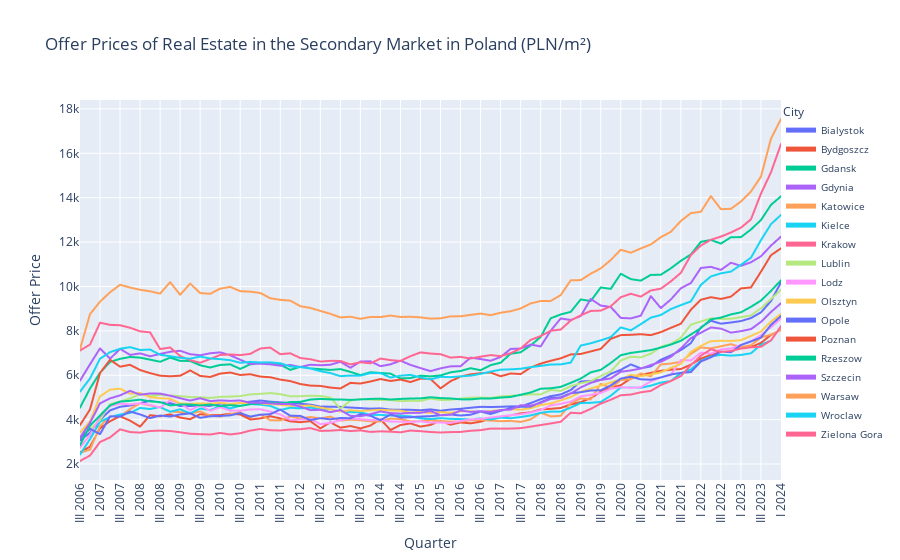

Here is the notebook cell this chart was saved with:
### Code cell
# Create a line plot using Plotly Express
fig_secondary_offer = px.line(
    secondary_market_offer_prices_df_melted,  # DataFrame containing the melted data
    x='Quarter',                            # Column to be used for the x-axis
    y='Offer Price',                        # Column to be used for the y-axis
    color='City',                           # Column to be used for coloring lines
    title='Offer Prices of Real Estate in the Secondary Market in Poland (PLN/m²)'  # Title of the plot
)

# Update layout of the figure
fig_secondary_offer.update_layout(
    xaxis=dict(
        tickangle=-90  # Rotate x-axis labels for better readability
    ),
    legend=dict(
        yanchor="top",               # Position the legend at the top
        y=1.0,                       # Vertical position of the legend
        xanchor="left",              # Horizontal alignment of the legend
        x=1.0,                       # Horizontal position of the legend
        font=dict(size=10),          # Font size of the legend text
        traceorder="normal",         # Order of traces in the legend
        itemsizing='constant'        # Ensure all items in the legend are of constant size
    )
)

# Show the plot
fig_secondary_offer.show()

### Figure 1 — Plotly figure (JSON) as saved in the notebook; plotly's stock layout.template omitted (floating-point values rounded to 4 significant figures)
{"data": [{"hovertemplate": "City=Bialystok<br>Quarter=%{x}<br>Offer Price=%{y}<extra></extra>", "legendgroup": "Bialystok", "line": {"color": "#636efa", "dash": "solid"}, "marker": {"symbol": "circle"}, "mode": "lines", "name": "Bialystok", "showlegend": true, "type": "scattergl", "x": ["III 2006", "IV 2006", "I 2007", "II 2007", "III 2007", "IV 2007", "I 2008", "II 2008", "III 2008", "IV 2008", "I 2009", "II 2009", "III 2009", "IV 2009", "I 2010", "II 2010", "III 2010", "IV 2010", "I 2011", "II 2011", "III 2011", "IV 2011", "I 2012", "II 2012", "III 2012", "IV 2012", "I 2013", "II 2013", "III 2013", "IV 2013", "I 2014", "II 2014", "III 2014", "IV 2014", "I 2015", "II 2015", "III 2015", "IV 2015", "I 2016", "II 2016", "III 2016", "IV 2016", "I 2017", "II 2017", "III 2017", "IV 2017", "I 2018", "II 2018", "III 2018", "IV 2018", "I 2019", "II 2019", "III 2019", "IV 2019", "I 2020", "II 2020", "III 2020", "IV 2020", "I 2021", "II 2021", "III 2021", "IV 2021", "I 2022", "II 2022", "III 2022", "IV 2022", "I 2023", "II 2023", "III 2023", "IV 2023", "I 2024"], "xaxis": "x", "y": [3070, 3408, 3986, 4418, 4580, 4637, 4738, 4853, 4777, 4744, 4613, 4614, 4641, 4620, 4729, 4709, 4752, 4809, 4862, 4810, 4778, 4754, 4724, 4674, 4588, 4583, 4576, 4546, 4520, 4494, 4510, 4450, 4443, 4445, 4423, 4463, 4402, 4456, 4488, 4536, 4578, 4568, 4580, 4597, 4597, 4746, 4921, 5059, 5134, 5333, 5718, 5743, 5794, 6063, 6245, 6488, 6312, 6398, 6700, 6892, 7133, 7448, 8160, 8456, 8324, 8377, 8442, 8576, 8834, 9343, 10184], "yaxis": "y"}, {"hovertemplate": "City=Bydgoszcz<br>Quarter=%{x}<br>Offer Price=%{y}<extra></extra>", "legendgroup": "Bydgoszcz", "line": {"color": "#EF553B", "dash": "solid"}, "marker": {"symbol": "circle"}, "mode": "lines", "name": "Bydgoszcz", "showlegend": true, "type": "scattergl", "x": ["III 2006", "IV 2006", "I 2007", "II 2007", "III 2007", "IV 2007", "I 2008", "II 2008", "III 2008", "IV 2008", "I 2009", "II 2009", "III 2009", "IV 2009", "I 2010", "II 2010", "III 2010", "IV 2010", "I 2011", "II 2011", "III 2011", "IV 2011", "I 2012", "II 2012", "III 2012", "IV 2012", "I 2013", "II 2013", "III 2013", "IV 2013", "I 2014", "II 2014", "III 2014", "IV 2014", "I 2015", "II 2015", "III 2015", "IV 2015", "I 2016", "II 2016", "III 2016", "IV 2016", "I 2017", "II 2017", "III 2017", "IV 2017", "I 2018", "II 2018", "III 2018", "IV 2018", "I 2019", "II 2019", "III 2019", "IV 2019", "I 2020", "II 2020", "III 2020", "IV 2020", "I 2021", "II 2021", "III 2021", "IV 2021", "I 2022", "II 2022", "III 2022", "IV 2022", "I 2023", "II 2023", "III 2023", "IV 2023", "I 2024"], "xaxis": "x", "y": [2530, 2784, 3607, 3932, 4150, 3956, 3685, 4202, 4151, 4240, 4095, 4017, 4244, 4203, 4202, 4270, 4233, 4005, 4055, 4153, 4058, 3923, 3885, 3932, 3606, 3882, 3639, 3713, 3607, 3736, 4019, 3536, 3758, 3830, 3685, 3765, 3949, 3774, 3875, 3834, 3909, 4048, 4123, 4195, 4285, 4328, 4460, 4488, 4526, 4684, 4789, 4970, 5252, 5430, 5553, 5851, 6013, 6107, 6201, 6252, 6282, 6477, 6753, 6921, 7058, 7052, 7252, 7263, 7461, 7819, 8047], "yaxis": "y"}, {"hovertemplate": "City=Gdansk<br>Quarter=%{x}<br>Offer Price=%{y}<extra></extra>", "legendgroup": "Gdansk", "line": {"color": "#00cc96", "dash": "solid"}, "marker": {"symbol": "circle"}, "mode": "lines", "name": "Gdansk", "showlegend": true, "type": "scattergl", "x": ["III 2006", "IV 2006", "I 2007", "II 2007", "III 2007", "IV 2007", "I 2008", "II 2008", "III 2008", "IV 2008", "I 2009", "II 2009", "III 2009", "IV 2009", "I 2010", "II 2010", "III 2010", "IV 2010", "I 2011", "II 2011", "III 2011", "IV 2011", "I 2012", "II 2012", "III 2012", "IV 2012", "I 2013", "II 2013", "III 2013", "IV 2013", "I 2014", "II 2014", "III 2014", "IV 2014", "I 2015", "II 2015", "III 2015", "IV 2015", "I 2016", "II 2016", "III 2016", "IV 2016", "I 2017", "II 2017", "III 2017", "IV 2017", "I 2018", "II 2018", "III 2018", "IV 2018", "I 2019", "II 2019", "III 2019", "IV 2019", "I 2020", "II 2020", "III 2020", "IV 2020", "I 2021", "II 2021", "III 2021", "IV 2021", "I 2022", "II 2022", "III 2022", "IV 2022", "I 2023", "II 2023", "III 2023", "IV 2023", "I 2024"], "xaxis": "x", "y": [4541, 5406, 6115, 6602, 6740, 6824, 6795, 6704, 6608, 6793, 6648, 6644, 6449, 6350, 6465, 6491, 6286, 6494, 6536, 6573, 6472, 6242, 6384, 6310, 6274, 6240, 6278, 6152, 6007, 6136, 6103, 6073, 5858, 5873, 5982, 5949, 5993, 6133, 6193, 6319, 6226, 6455, 6566, 6970, 7035, 7345, 7727, 8567, 8740, 8856, 9415, 9345, 9956, 9893, 10573, 10332, 10264, 10523, 10529, 10819, 11156, 11444, 12012, 12097, 11931, 12219, 12223, 12568, 12995, 13678, 14064], "yaxis": "y"}, {"hovertemplate": "City=Gdynia<br>Quarter=%{x}<br>Offer Price=%{y}<extra></extra>", "legendgroup": "Gdynia", "line": {"color": "#ab63fa", "dash": "solid"}, "marker": {"symbol": "circle"}, "mode": "lines", "name": "Gdynia", "showlegend": true, "type": "scattergl", "x": ["III 2006", "IV 2006", "I 2007", "II 2007", "III 2007", "IV 2007", "I 2008", "II 2008", "III 2008", "IV 2008", "I 2009", "II 2009", "III 2009", "IV 2009", "I 2010", "II 2010", "III 2010", "IV 2010", "I 2011", "II 2011", "III 2011", "IV 2011", "I 2012", "II 2012", "III 2012", "IV 2012", "I 2013", "II 2013", "III 2013", "IV 2013", "I 2014", "II 2014", "III 2014", "IV 2014", "I 2015", "II 2015", "III 2015", "IV 2015", "I 2016", "II 2016", "III 2016", "IV 2016", "I 2017", "II 2017", "III 2017", "IV 2017", "I 2018", "II 2018", "III 2018", "IV 2018", "I 2019", "II 2019", "III 2019", "IV 2019", "I 2020", "II 2020", "III 2020", "IV 2020", "I 2021", "II 2021", "III 2021", "IV 2021", "I 2022", "II 2022", "III 2022", "IV 2022", "I 2023", "II 2023", "III 2023", "IV 2023", "I 2024"], "xaxis": "x", "y": [5756, 6496, 7211, 6747, 7188, 6917, 6984, 6854, 6960, 7059, 7104, 6949, 6901, 6991, 7032, 6901, 6700, 6510, 6522, 6493, 6430, 6463, 6370, 6475, 6451, 6475, 6608, 6337, 6618, 6629, 6410, 6492, 6657, 6466, 6324, 6187, 6312, 6402, 6407, 6795, 6730, 6654, 6822, 7186, 7204, 7383, 7301, 8006, 8560, 8490, 8668, 9440, 9139, 9078, 8583, 8563, 8685, 9563, 9029, 9414, 9919, 10156, 10834, 10884, 10749, 11069, 10931, 11091, 11361, 11842, 12245], "yaxis": "y"}, {"hovertemplate": "City=Katowice<br>Quarter=%{x}<br>Offer Price=%{y}<extra></extra>", "legendgroup": "Katowice", "line": {"color": "#FFA15A", "dash": "solid"}, "marker": {"symbol": "circle"}, "mode": "lines", "name": "Katowice", "showlegend": true, "type": "scattergl", "x": ["III 2006", "IV 2006", "I 2007", "II 2007", "III 2007", "IV 2007", "I 2008", "II 2008", "III 2008", "IV 2008", "I 2009", "II 2009", "III 2009", "IV 2009", "I 2010", "II 2010", "III 2010", "IV 2010", "I 2011", "II 2011", "III 2011", "IV 2011", "I 2012", "II 2012", "III 2012", "IV 2012", "I 2013", "II 2013", "III 2013", "IV 2013", "I 2014", "II 2014", "III 2014", "IV 2014", "I 2015", "II 2015", "III 2015", "IV 2015", "I 2016", "II 2016", "III 2016", "IV 2016", "I 2017", "II 2017", "III 2017", "IV 2017", "I 2018", "II 2018", "III 2018", "IV 2018", "I 2019", "II 2019", "III 2019", "IV 2019", "I 2020", "II 2020", "III 2020", "IV 2020", "I 2021", "II 2021", "III 2021", "IV 2021", "I 2022", "II 2022", "III 2022", "IV 2022", "I 2023", "II 2023", "III 2023", "IV 2023", "I 2024"], "xaxis": "x", "y": [2508, 2649, 3704, 4152, 4151, 4473, 4739, 4638, 4555, 4360, 4340, 4288, 4370, 4181, 4136, 4256, 4323, 4108, 4234, 3974, 3965, 4152, 4053, 4122, 4057, 4138, 3955, 4001, 3973, 3928, 3915, 4046, 4027, 3918, 3928, 3978, 3936, 3909, 3920, 3971, 3988, 3957, 3929, 3945, 3899, 4013, 4315, 4146, 4173, 4734, 4953, 4914, 5618, 5431, 5781, 5821, 6084, 5949, 6487, 6527, 6609, 6962, 7251, 7212, 7305, 7400, 7267, 7353, 7699, 7835, 8037], "yaxis": "y"}, {"hovertemplate": "City=Kielce<br>Quarter=%{x}<br>Offer Price=%{y}<extra></extra>", "legendgroup": "Kielce", "line": {"color": "#19d3f3", "dash": "solid"}, "marker": {"symbol": "circle"}, "mode": "lines", "name": "Kielce", "showlegend": true, "type": "scattergl", "x": ["III 2006", "IV 2006", "I 2007", "II 2007", "III 2007", "IV 2007", "I 2008", "II 2008", "III 2008", "IV 2008", "I 2009", "II 2009", "III 2009", "IV 2009", "I 2010", "II 2010", "III 2010", "IV 2010", "I 2011", "II 2011", "III 2011", "IV 2011", "I 2012", "II 2012", "III 2012", "IV 2012", "I 2013", "II 2013", "III 2013", "IV 2013", "I 2014", "II 2014", "III 2014", "IV 2014", "I 2015", "II 2015", "III 2015", "IV 2015", "I 2016", "II 2016", "III 2016", "IV 2016", "I 2017", "II 2017", "III 2017", "IV 2017", "I 2018", "II 2018", "III 2018", "IV 2018", "I 2019", "II 2019", "III 2019", "IV 2019", "I 2020", "II 2020", "III 2020", "IV 2020", "I 2021", "II 2021", "III 2021", "IV 2021", "I 2022", "II 2022", "III 2022", "IV 2022", "I 2023", "II 2023", "III 2023", "IV 2023", "I 2024"], "xaxis": "x", "y": [2425, 3127, 3904, 4121, 4231, 4300, 4528, 4478, 4574, 4356, 4467, 4287, 4499, 4434, 4605, 4506, 4626, 4707, 4678, 4622, 4436, 4536, 4510, 4545, 4464, 4469, 4367, 4338, 4330, 4215, 4215, 4186, 4174, 4148, 4053, 4029, 4067, 4035, 4026, 4004, 4058, 4008, 4091, 4065, 4117, 4189, 4309, 4364, 4365, 4541, 4750, 4759, 4797, 5079, 5447, 5451, 5439, 5531, 5671, 5739, 6100, 6263, 6651, 6844, 6922, 6883, 6916, 6990, 7372, 7566, 8213], "yaxis": "y"}, {"hovertemplate": "City=Krakow<br>Quarter=%{x}<br>Offer Price=%{y}<extra></extra>", "legendgroup": "Krakow", "line": {"color": "#FF6692", "dash": "solid"}, "marker": {"symbol": "circle"}, "mode": "lines", "name": "Krakow", "showlegend": true, "type": "scattergl", "x": ["III 2006", "IV 2006", "I 2007", "II 2007", "III 2007", "IV 2007", "I 2008", "II 2008", "III 2008", "IV 2008", "I 2009", "II 2009", "III 2009", "IV 2009", "I 2010", "II 2010", "III 2010", "IV 2010", "I 2011", "II 2011", "III 2011", "IV 2011", "I 2012", "II 2012", "III 2012", "IV 2012", "I 2013", "II 2013", "III 2013", "IV 2013", "I 2014", "II 2014", "III 2014", "IV 2014", "I 2015", "II 2015", "III 2015", "IV 2015", "I 2016", "II 2016", "III 2016", "IV 2016", "I 2017", "II 2017", "III 2017", "IV 2017", "I 2018", "II 2018", "III 2018", "IV 2018", "I 2019", "II 2019", "III 2019", "IV 2019", "I 2020", "II 2020", "III 2020", "IV 2020", "I 2021", "II 2021", "III 2021", "IV 2021", "I 2022", "II 2022", "III 2022", "IV 2022", "I 2023", "II 2023", "III 2023", "IV 2023", "I 2024"], "xaxis": "x", "y": [7114, 7383, 8369, 8272, 8255, 8140, 7979, 7934, 7180, 7251, 6864, 6678, 6564, 6734, 6916, 6937, 6909, 6964, 7206, 7246, 6949, 6989, 6776, 6724, 6617, 6648, 6644, 6489, 6585, 6537, 6754, 6682, 6644, 6860, 7030, 6978, 6948, 6795, 6827, 6756, 6837, 6910, 6859, 6992, 7205, 7593, 7767, 8006, 8059, 8466, 8697, 8899, 8913, 9109, 9518, 9672, 9542, 9820, 9899, 10231, 10614, 11416, 11845, 12106, 12247, 12433, 12649, 13026, 14186, 15147, 16417], "yaxis": "y"}, {"hovertemplate": "City=Lublin<br>Quarter=%{x}<br>Offer Price=%{y}<extra></extra>", "legendgroup": "Lublin", "line": {"color": "#B6E880", "dash": "solid"}, "marker": {"symbol": "circle"}, "mode": "lines", "name": "Lublin", "showlegend": true, "type": "scattergl", "x": ["III 2006", "IV 2006", "I 2007", "II 2007", "III 2007", "IV 2007", "I 2008", "II 2008", "III 2008", "IV 2008", "I 2009", "II 2009", "III 2009", "IV 2009", "I 2010", "II 2010", "III 2010", "IV 2010", "I 2011", "II 2011", "III 2011", "IV 2011", "I 2012", "II 2012", "III 2012", "IV 2012", "I 2013", "II 2013", "III 2013", "IV 2013", "I 2014", "II 2014", "III 2014", "IV 2014", "I 2015", "II 2015", "III 2015", "IV 2015", "I 2016", "II 2016", "III 2016", "IV 2016", "I 2017", "II 2017", "III 2017", "IV 2017", "I 2018", "II 2018", "III 2018", "IV 2018", "I 2019", "II 2019", "III 2019", "IV 2019", "I 2020", "II 2020", "III 2020", "IV 2020", "I 2021", "II 2021", "III 2021", "IV 2021", "I 2022", "II 2022", "III 2022", "IV 2022", "I 2023", "II 2023", "III 2023", "IV 2023", "I 2024"], "xaxis": "x", "y": [3160, 3562, 3986, 4699, 4815, 4962, 5141, 5071, 5111, 5091, 5062, 5017, 5010, 4977, 5028, 5037, 5063, 5139, 5161, 5199, 5149, 5050, 5057, 5076, 5065, 4995, 4491, 4858, 4935, 4901, 4886, 4884, 4831, 4854, 4844, 4953, 4884, 4893, 4947, 4990, 4992, 4980, 5047, 5073, 5102, 5142, 5139, 5339, 5295, 5507, 5641, 5733, 5965, 6171, 6666, 6835, 6808, 6970, 7285, 7410, 7694, 8284, 8425, 8566, 8539, 8546, 8618, 8694, 9018, 9433, 9852], "yaxis": "y"}, {"hovertemplate": "City=Lodz<br>Quarter=%{x}<br>Offer Price=%{y}<extra></extra>", "legendgroup": "Lodz", "line": {"color": "#FF97FF", "dash": "solid"}, "marker": {"symbol": "circle"}, "mode": "lines", "name": "Lodz", "showlegend": true, "type": "scattergl", "x": ["III 2006", "IV 2006", "I 2007", "II 2007", "III 2007", "IV 2007", "I 2008", "II 2008", "III 2008", "IV 2008", "I 2009", "II 2009", "III 2009", "IV 2009", "I 2010", "II 2010", "III 2010", "IV 2010", "I 2011", "II 2011", "III 2011", "IV 2011", "I 2012", "II 2012", "III 2012", "IV 2012", "I 2013", "II 2013", "III 2013", "IV 2013", "I 2014", "II 2014", "III 2014", "IV 2014", "I 2015", "II 2015", "III 2015", "IV 2015", "I 2016", "II 2016", "III 2016", "IV 2016", "I 2017", "II 2017", "III 2017", "IV 2017", "I 2018", "II 2018", "III 2018", "IV 2018", "I 2019", "II 2019", "III 2019", "IV 2019", "I 2020", "II 2020", "III 2020", "IV 2020", "I 2021", "II 2021", "III 2021", "IV 2021", "I 2022", "II 2022", "III 2022", "IV 2022", "I 2023", "II 2023", "III 2023", "IV 2023", "I 2024"], "xaxis": "x", "y": [2740, 3316, 4130, 4609, 4721, 4686, 4737, 4668, 4544, 4873, 4730, 4431, 4643, 4400, 4558, 4407, 4406, 4457, 4469, 4363, 4238, 3990, 4006, 4033, 3794, 3854, 3975, 4058, 4018, 3978, 3984, 3915, 3907, 3892, 3923, 3865, 3872, 3850, 3940, 4009, 4036, 4096, 4149, 4203, 4241, 4314, 4432, 4642, 4711, 4811, 5053, 5116, 5203, 5392, 5465, 5432, 5464, 5721, 5905, 6012, 6683, 6667, 7018, 6974, 7164, 7203, 7373, 7526, 7810, 8166, 8555], "yaxis": "y"}, {"hovertemplate": "City=Olsztyn<br>Quarter=%{x}<br>Offer Price=%{y}<extra></extra>", "legendgroup": "Olsztyn", "line": {"color": "#FECB52", "dash": "solid"}, "marker": {"symbol": "circle"}, "mode": "lines", "name": "Olsztyn", "showlegend": true, "type": "scattergl", "x": ["III 2006", "IV 2006", "I 2007", "II 2007", "III 2007", "IV 2007", "I 2008", "II 2008", "III 2008", "IV 2008", "I 2009", "II 2009", "III 2009", "IV 2009", "I 2010", "II 2010", "III 2010", "IV 2010", "I 2011", "II 2011", "III 2011", "IV 2011", "I 2012", "II 2012", "III 2012", "IV 2012", "I 2013", "II 2013", "III 2013", "IV 2013", "I 2014", "II 2014", "III 2014", "IV 2014", "I 2015", "II 2015", "III 2015", "IV 2015", "I 2016", "II 2016", "III 2016", "IV 2016", "I 2017", "II 2017", "III 2017", "IV 2017", "I 2018", "II 2018", "III 2018", "IV 2018", "I 2019", "II 2019", "III 2019", "IV 2019", "I 2020", "II 2020", "III 2020", "IV 2020", "I 2021", "II 2021", "III 2021", "IV 2021", "I 2022", "II 2022", "III 2022", "IV 2022", "I 2023", "II 2023", "III 2023", "IV 2023", "I 2024"], "xaxis": "x", "y": [3414, 3925, 5049, 5352, 5394, 5170, 5200, 5014, 4964, 4947, 4730, 4710, 4733, 4720, 4763, 4709, 4759, 4726, 4719, 4698, 4679, 4625, 4628, 4632, 4544, 4465, 4365, 4425, 4390, 4418, 4443, 4420, 4405, 4316, 4348, 4301, 4340, 4310, 4374, 4380, 4353, 4384, 4437, 4471, 4449, 4516, 4654, 4728, 4867, 5025, 5254, 5401, 5536, 5674, 5813, 6016, 5958, 6032, 6130, 6334, 6510, 7056, 7324, 7536, 7554, 7547, 7581, 7773, 7972, 8415, 8766], "yaxis": "y"}, {"hovertemplate": "City=Opole<br>Quarter=%{x}<br>Offer Price=%{y}<extra></extra>", "legendgroup": "Opole", "line": {"color": "#636efa", "dash": "solid"}, "marker": {"symbol": "circle"}, "mode": "lines", "name": "Opole", "showlegend": true, "type": "scattergl", "x": ["III 2006", "IV 2006", "I 2007", "II 2007", "III 2007", "IV 2007", "I 2008", "II 2008", "III 2008", "IV 2008", "I 2009", "II 2009", "III 2009", "IV 2009", "I 2010", "II 2010", "III 2010", "IV 2010", "I 2011", "II 2011", "III 2011", "IV 2011", "I 2012", "II 2012", "III 2012", "IV 2012", "I 2013", "II 2013", "III 2013", "IV 2013", "I 2014", "II 2014", "III 2014", "IV 2014", "I 2015", "II 2015", "III 2015", "IV 2015", "I 2016", "II 2016", "III 2016", "IV 2016", "I 2017", "II 2017", "III 2017", "IV 2017", "I 2018", "II 2018", "III 2018", "IV 2018", "I 2019", "II 2019", "III 2019", "IV 2019", "I 2020", "II 2020", "III 2020", "IV 2020", "I 2021", "II 2021", "III 2021", "IV 2021", "I 2022", "II 2022", "III 2022", "IV 2022", "I 2023", "II 2023", "III 2023", "IV 2023", "I 2024"], "xaxis": "x", "y": [3164, 3585, 3349, 4150, 4136, 4363, 4235, 4068, 4187, 4143, 4235, 4283, 4083, 4154, 4166, 4194, 4295, 4137, 4222, 4246, 4456, 4175, 4171, 3981, 4066, 4013, 4074, 4062, 4246, 4174, 3975, 4231, 4097, 4109, 4141, 4157, 4200, 4232, 4187, 4221, 4366, 4254, 4395, 4522, 4581, 4586, 4787, 4972, 5006, 5192, 5236, 5313, 5325, 5540, 5849, 5934, 5817, 5799, 5900, 6034, 6106, 6146, 6620, 6809, 7064, 7039, 7363, 7526, 7700, 8272, 8671], "yaxis": "y"}, {"hovertemplate": "City=Poznan<br>Quarter=%{x}<br>Offer Price=%{y}<extra></extra>", "legendgroup": "Poznan", "line": {"color": "#EF553B", "dash": "solid"}, "marker": {"symbol": "circle"}, "mode": "lines", "name": "Poznan", "showlegend": true, "type": "scattergl", "x": ["III 2006", "IV 2006", "I 2007", "II 2007", "III 2007", "IV 2007", "I 2008", "II 2008", "III 2008", "IV 2008", "I 2009", "II 2009", "III 2009", "IV 2009", "I 2010", "II 2010", "III 2010", "IV 2010", "I 2011", "II 2011", "III 2011", "IV 2011", "I 2012", "II 2012", "III 2012", "IV 2012", "I 2013", "II 2013", "III 2013", "IV 2013", "I 2014", "II 2014", "III 2014", "IV 2014", "I 2015", "II 2015", "III 2015", "IV 2015", "I 2016", "II 2016", "III 2016", "IV 2016", "I 2017", "II 2017", "III 2017", "IV 2017", "I 2018", "II 2018", "III 2018", "IV 2018", "I 2019", "II 2019", "III 2019", "IV 2019", "I 2020", "II 2020", "III 2020", "IV 2020", "I 2021", "II 2021", "III 2021", "IV 2021", "I 2022", "II 2022", "III 2022", "IV 2022", "I 2023", "II 2023", "III 2023", "IV 2023", "I 2024"], "xaxis": "x", "y": [3752, 4462, 6104, 6698, 6387, 6472, 6235, 6097, 5980, 5954, 5979, 6216, 5970, 5924, 6074, 6122, 6012, 6047, 5940, 5911, 5804, 5737, 5604, 5535, 5519, 5446, 5406, 5657, 5628, 5718, 5830, 5742, 5806, 5694, 5848, 5831, 5409, 5730, 5941, 6040, 6093, 6123, 5955, 6080, 6053, 6349, 6525, 6652, 6763, 6939, 6959, 7073, 7188, 7639, 7809, 7823, 7851, 7808, 7943, 8137, 8322, 8952, 9402, 9517, 9438, 9543, 9914, 9956, 10667, 11409, 11719], "yaxis": "y"}, {"hovertemplate": "City=Rzeszow<br>Quarter=%{x}<br>Offer Price=%{y}<extra></extra>", "legendgroup": "Rzeszow", "line": {"color": "#00cc96", "dash": "solid"}, "marker": {"symbol": "circle"}, "mode": "lines", "name": "Rzeszow", "showlegend": true, "type": "scattergl", "x": ["III 2006", "IV 2006", "I 2007", "II 2007", "III 2007", "IV 2007", "I 2008", "II 2008", "III 2008", "IV 2008", "I 2009", "II 2009", "III 2009", "IV 2009", "I 2010", "II 2010", "III 2010", "IV 2010", "I 2011", "II 2011", "III 2011", "IV 2011", "I 2012", "II 2012", "III 2012", "IV 2012", "I 2013", "II 2013", "III 2013", "IV 2013", "I 2014", "II 2014", "III 2014", "IV 2014", "I 2015", "II 2015", "III 2015", "IV 2015", "I 2016", "II 2016", "III 2016", "IV 2016", "I 2017", "II 2017", "III 2017", "IV 2017", "I 2018", "II 2018", "III 2018", "IV 2018", "I 2019", "II 2019", "III 2019", "IV 2019", "I 2020", "II 2020", "III 2020", "IV 2020", "I 2021", "II 2021", "III 2021", "IV 2021", "I 2022", "II 2022", "III 2022", "IV 2022", "I 2023", "II 2023", "III 2023", "IV 2023", "I 2024"], "xaxis": "x", "y": [2851, 3734, 4187, 4647, 4814, 4849, 4901, 4824, 4790, 4640, 4683, 4684, 4641, 4681, 4611, 4654, 4615, 4696, 4726, 4777, 4729, 4791, 4801, 4905, 4935, 4912, 4908, 4890, 4910, 4934, 4946, 4908, 4933, 4953, 4959, 5010, 4973, 4954, 4916, 4914, 4954, 4953, 4995, 5023, 5121, 5225, 5394, 5414, 5476, 5659, 5851, 6132, 6243, 6552, 6904, 7006, 7067, 7133, 7246, 7384, 7553, 7836, 8126, 8519, 8600, 8742, 8836, 9083, 9364, 9802, 10282], "yaxis": "y"}, {"hovertemplate": "City=Szczecin<br>Quarter=%{x}<br>Offer Price=%{y}<extra></extra>", "legendgroup": "Szczecin", "line": {"color": "#ab63fa", "dash": "solid"}, "marker": {"symbol": "circle"}, "mode": "lines", "name": "Szczecin", "showlegend": true, "type": "scattergl", "x": ["III 2006", "IV 2006", "I 2007", "II 2007", "III 2007", "IV 2007", "I 2008", "II 2008", "III 2008", "IV 2008", "I 2009", "II 2009", "III 2009", "IV 2009", "I 2010", "II 2010", "III 2010", "IV 2010", "I 2011", "II 2011", "III 2011", "IV 2011", "I 2012", "II 2012", "III 2012", "IV 2012", "I 2013", "II 2013", "III 2013", "IV 2013", "I 2014", "II 2014", "III 2014", "IV 2014", "I 2015", "II 2015", "III 2015", "IV 2015", "I 2016", "II 2016", "III 2016", "IV 2016", "I 2017", "II 2017", "III 2017", "IV 2017", "I 2018", "II 2018", "III 2018", "IV 2018", "I 2019", "II 2019", "III 2019", "IV 2019", "I 2020", "II 2020", "III 2020", "IV 2020", "I 2021", "II 2021", "III 2021", "IV 2021", "I 2022", "II 2022", "III 2022", "IV 2022", "I 2023", "II 2023", "III 2023", "IV 2023", "I 2024"], "xaxis": "x", "y": [3190, 3857, 4735, 4959, 5094, 5297, 5124, 5180, 5174, 5079, 4965, 4860, 4964, 4834, 4868, 4844, 4864, 4760, 4759, 4733, 4707, 4704, 4586, 4431, 4442, 4336, 4434, 4171, 4152, 4247, 4370, 4294, 4273, 4307, 4305, 4393, 4196, 4218, 4413, 4349, 4381, 4350, 4431, 4453, 4650, 4633, 4752, 4933, 4975, 5177, 5453, 5657, 5786, 5857, 6159, 6218, 6302, 6459, 6609, 6830, 7212, 7666, 7917, 8155, 8101, 7921, 7988, 8078, 8406, 8851, 9247], "yaxis": "y"}, {"hovertemplate": "City=Warsaw<br>Quarter=%{x}<br>Offer Price=%{y}<extra></extra>", "legendgroup": "Warsaw", "line": {"color": "#FFA15A", "dash": "solid"}, "marker": {"symbol": "circle"}, "mode": "lines", "name": "Warsaw", "showlegend": true, "type": "scattergl", "x": ["III 2006", "IV 2006", "I 2007", "II 2007", "III 2007", "IV 2007", "I 2008", "II 2008", "III 2008", "IV 2008", "I 2009", "II 2009", "III 2009", "IV 2009", "I 2010", "II 2010", "III 2010", "IV 2010", "I 2011", "II 2011", "III 2011", "IV 2011", "I 2012", "II 2012", "III 2012", "IV 2012", "I 2013", "II 2013", "III 2013", "IV 2013", "I 2014", "II 2014", "III 2014", "IV 2014", "I 2015", "II 2015", "III 2015", "IV 2015", "I 2016", "II 2016", "III 2016", "IV 2016", "I 2017", "II 2017", "III 2017", "IV 2017", "I 2018", "II 2018", "III 2018", "IV 2018", "I 2019", "II 2019", "III 2019", "IV 2019", "I 2020", "II 2020", "III 2020", "IV 2020", "I 2021", "II 2021", "III 2021", "IV 2021", "I 2022", "II 2022", "III 2022", "IV 2022", "I 2023", "II 2023", "III 2023", "IV 2023", "I 2024"], "xaxis": "x", "y": [7179, 8751, 9316, 9740, 10078, 9952, 9850, 9783, 9679, 10196, 9626, 10133, 9705, 9671, 9901, 9982, 9788, 9767, 9706, 9472, 9397, 9363, 9111, 9035, 8900, 8768, 8606, 8638, 8544, 8627, 8622, 8691, 8626, 8636, 8608, 8553, 8565, 8655, 8658, 8721, 8778, 8709, 8816, 8885, 9009, 9235, 9346, 9347, 9612, 10277, 10287, 10575, 10816, 11192, 11656, 11521, 11713, 11893, 12221, 12463, 12953, 13305, 13366, 14073, 13484, 13499, 13830, 14277, 14953, 16660, 17546], "yaxis": "y"}, {"hovertemplate": "City=Wroclaw<br>Quarter=%{x}<br>Offer Price=%{y}<extra></extra>", "legendgroup": "Wroclaw", "line": {"color": "#19d3f3", "dash": "solid"}, "marker": {"symbol": "circle"}, "mode": "lines", "name": "Wroclaw", "showlegend": true, "type": "scattergl", "x": ["III 2006", "IV 2006", "I 2007", "II 2007", "III 2007", "IV 2007", "I 2008", "II 2008", "III 2008", "IV 2008", "I 2009", "II 2009", "III 2009", "IV 2009", "I 2010", "II 2010", "III 2010", "IV 2010", "I 2011", "II 2011", "III 2011", "IV 2011", "I 2012", "II 2012", "III 2012", "IV 2012", "I 2013", "II 2013", "III 2013", "IV 2013", "I 2014", "II 2014", "III 2014", "IV 2014", "I 2015", "II 2015", "III 2015", "IV 2015", "I 2016", "II 2016", "III 2016", "IV 2016", "I 2017", "II 2017", "III 2017", "IV 2017", "I 2018", "II 2018", "III 2018", "IV 2018", "I 2019", "II 2019", "III 2019", "IV 2019", "I 2020", "II 2020", "III 2020", "IV 2020", "I 2021", "II 2021", "III 2021", "IV 2021", "I 2022", "II 2022", "III 2022", "IV 2022", "I 2023", "II 2023", "III 2023", "IV 2023", "I 2024"], "xaxis": "x", "y": [5261, 5857, 6747, 7038, 7194, 7266, 7138, 7159, 6922, 6859, 6785, 6749, 6842, 6758, 6725, 6678, 6562, 6602, 6576, 6582, 6541, 6397, 6367, 6307, 6182, 6100, 5959, 5986, 5984, 6098, 6096, 5899, 5980, 6017, 5901, 5812, 5930, 5914, 5951, 5984, 6062, 6165, 6253, 6267, 6293, 6365, 6423, 6485, 6491, 6571, 7339, 7441, 7572, 7720, 8158, 8024, 8303, 8597, 8715, 8982, 9160, 9327, 10075, 10453, 10591, 10672, 10978, 11296, 12090, 12809, 13226], "yaxis": "y"}, {"hovertemplate": "City=Zielona Gora<br>Quarter=%{x}<br>Offer Price=%{y}<extra></extra>", "legendgroup": "Zielona Gora", "line": {"color": "#FF6692", "dash": "solid"}, "marker": {"symbol": "circle"}, "mode": "lines", "name": "Zielona Gora", "showlegend": true, "type": "scattergl", "x": ["III 2006", "IV 2006", "I 2007", "II 2007", "III 2007", "IV 2007", "I 2008", "II 2008", "III 2008", "IV 2008", "I 2009", "II 2009", "III 2009", "IV 2009", "I 2010", "II 2010", "III 2010", "IV 2010", "I 2011", "II 2011", "III 2011", "IV 2011", "I 2012", "II 2012", "III 2012", "IV 2012", "I 2013", "II 2013", "III 2013", "IV 2013", "I 2014", "II 2014", "III 2014", "IV 2014", "I 2015", "II 2015", "III 2015", "IV 2015", "I 2016", "II 2016", "III 2016", "IV 2016", "I 2017", "II 2017", "III 2017", "IV 2017", "I 2018", "II 2018", "III 2018", "IV 2018", "I 2019", "II 2019", "III 2019", "IV 2019", "I 2020", "II 2020", "III 2020", "IV 2020", "I 2021", "II 2021", "III 2021", "IV 2021", "I 2022", "II 2022", "III 2022", "IV 2022", "I 2023", "II 2023", "III 2023", "IV 2023", "I 2024"], "xaxis": "x", "y": [2137, 2384, 2993, 3199, 3565, 3441, 3417, 3490, 3506, 3488, 3430, 3365, 3347, 3331, 3402, 3332, 3388, 3507, 3579, 3522, 3511, 3555, 3570, 3621, 3493, 3504, 3533, 3485, 3516, 3447, 3473, 3459, 3429, 3509, 3480, 3443, 3421, 3439, 3447, 3500, 3526, 3599, 3596, 3599, 3617, 3686, 3757, 3827, 3903, 4311, 4285, 4486, 4721, 4899, 5100, 5130, 5232, 5295, 5558, 5739, 5963, 6456, 6883, 7170, 7048, 7095, 7200, 7260, 7284, 7573, 8198], "yaxis": "y"}], "layout": {"legend": {"font": {"size": 10}, "itemsizing": "constant", "title": {"text": "City"}, "tracegroupgap": 0, "traceorder": "normal", "x": 1, "xanchor": "left", "y": 1, "yanchor": "top"}, "title": {"text": "Offer Prices of Real Estate in the Secondary Market in Poland (PLN/m²)"}, "xaxis": {"anchor": "y", "domain": [0, 1], "tickangle": -90, "title": {"text": "Quarter"}}, "yaxis": {"anchor": "x", "domain": [0, 1], "title": {"text": "Offer Price"}}}}
